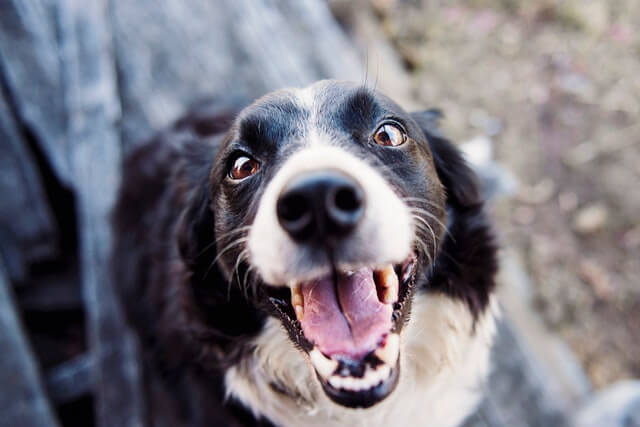
#> input picture Friday 08:30 - 10:30/E22CSEU1069_Adv_Cv_Labs/LAB 5/rgb_image.jpg, 640 x 427 px, given in place of Colour_Img.PNG, which was not available
$ python LAB1.py
#> lines starting #> are read from the running program, lines starting #| are printed output that depends on the picture; pictures that were not available may be replaced by others from this repository, and a replacement may not be noted
import numpy as np
import matplotlib.pyplot as plt

def transform(vertices, matrix):
    vertices_h = np.hstack((vertices, np.ones((vertices.shape[0], 1))))
    return (vertices_h @ matrix.T)[:, :2]

def translation_matrix(tx, ty):
    return np.array([[1, 0, tx], [0, 1, ty], [0, 0, 1]])

def scaling_matrix(sx, sy):
    return np.array([[sx, 0, 0], [0, sy, 0], [0, 0, 1]])

def rotation_matrix(angle_deg):
    angle_rad = np.radians(angle_deg)
    return np.array([[np.cos(angle_rad), -np.sin(angle_rad), 0],
                     [np.sin(angle_rad),  np.cos(angle_rad), 0],
                     [0, 0, 1]])

def reflection_matrix(axis):
    if axis == 'x':
        return np.array([[1, 0, 0], [0, -1, 0], [0, 0, 1]])
    elif axis == 'y':
        return np.array([[-1, 0, 0], [0, 1, 0], [0, 0, 1]])
    elif axis == 'origin':
        return np.array([[-1, 0, 0], [0, -1, 0], [0, 0, 1]])

def shearing_matrix(shx, shy):
    return np.array([[1, shx, 0], [shy, 1, 0], [0, 0, 1]])

def plot_shape(vertices, label, color='blue'):
    vertices = np.vstack((vertices, vertices[0]))
    plt.plot(vertices[:, 0], vertices[:, 1], marker='o', label=label, color=color)

if __name__ == "__main__":
    vertices = np.array([[0, 0], [2, 0], [2, 2], [0, 2]])

    plt.figure(figsize=(8, 6))
    plot_shape(vertices, "Original", "blue")

    translated = transform(vertices, translation_matrix(3, 2))
    scaled = transform(vertices, scaling_matrix(1.5, 0.5))
    rotated = transform(vertices, rotation_matrix(45))
    reflected = transform(vertices, reflection_matrix('x'))
    sheared = transform(vertices, shearing_matrix(1, 0.5))

    plot_shape(translated, "Translated (3,2)", "green")
    plot_shape(scaled, "Scaled (1.5,0.5)", "orange")
    plot_shape(rotated, "Rotated (45°)", "red")
    plot_shape(reflected, "Reflected (x-axis)", "purple")
    plot_shape(sheared, "Sheared (1,0.5)", "brown")

    composite = transform(vertices, translation_matrix(2, 1) @ scaling_matrix(1.2, 1.2))
    plot_shape(composite, "Composite (Translate + Scale)", "cyan")

    plt.gca().set_aspect('equal', adjustable='box')
    plt.legend()
    plt.title("2D Transformations")
    plt.xlabel("X-axis")
    plt.ylabel("Y-axis")
    plt.grid(True)
    plt.show()
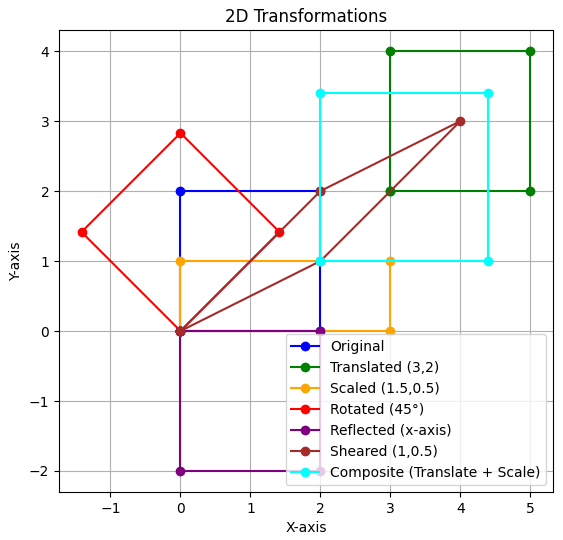
#> figure drawn by matplotlib, 1 panel

import cv2
import numpy as np

# Load the images
color_img = cv2.imread('Colour_Img.PNG')
#> color_img is the input picture: shape (427, 640, 3); mean B, G, R 127.7, 119, 122.2
gray_img = cv2.imread('GrayScale.PNG', 0)
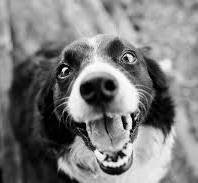
#> input picture Friday 08:30 - 10:30/E22CSEU1069_Adv_Cv_Labs/LAB_4/grayscale.jpg, 198 x 183 px, given in place of GrayScale.PNG, which was not available
#> gray_img is the input picture: shape (183, 198); min 0, max 255, mean 124.2

def show_image(title, img, wait_time=3000):
    cv2.imshow(title, img)
    cv2.waitKey(wait_time)
    cv2.destroyAllWindows()

# 1. Image Translation
def translate_image(img, tx, ty):
#> called with tx = 50, ty = 50
    rows, cols = img.shape[:2]
#> rows = 427; cols = 640
    translation_matrix = np.float32([[1, 0, tx], [0, 1, ty]])
    return cv2.warpAffine(img, translation_matrix, (cols, rows))

# 2. Reflection
def reflect_image(img, axis):
    if axis == 'x':
        return cv2.flip(img, 0)
    elif axis == 'y':
        return cv2.flip(img, 1)

# 3. Rotation
def rotate_image(img, angle):
#> called with angle = 45
    rows, cols = img.shape[:2]
#> rows = 427; cols = 640
    rotation_matrix = cv2.getRotationMatrix2D((cols/2, rows/2), angle, 1)
    return cv2.warpAffine(img, rotation_matrix, (cols, rows))
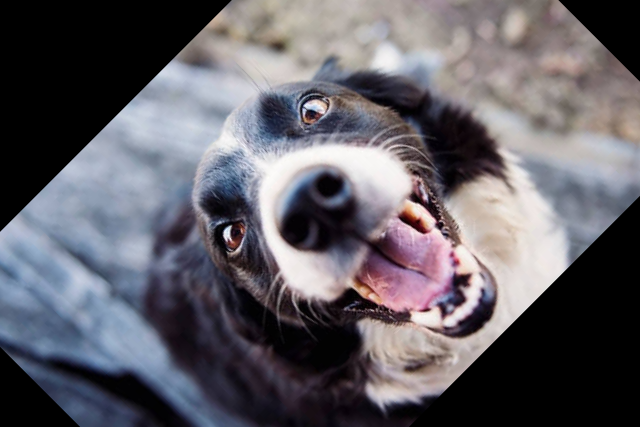
#> returned value: shape (427, 640, 3); mean of channels 0, 1, 2 102.6, 95.5, 98.2; drawn as B, G, R

# 4. Scaling
def scale_image(img, fx, fy):
#> called with fx = 0.5, fy = 0.5
    return cv2.resize(img, None, fx=fx, fy=fy, interpolation=cv2.INTER_LINEAR)
#> returned value: shape (214, 320, 3)

# 5. Cropping
def crop_image(img, x1, y1, x2, y2):
#> called with x1 = 50, y1 = 50, x2 = 200, y2 = 200
    return img[y1:y2, x1:x2]
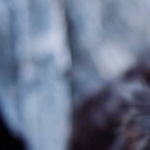
#> returned value: shape (150, 150, 3); mean of channels 0, 1, 2 141.5, 118.3, 106.8; drawn as B, G, R

# 6. Shearing in X-axis
def shear_image_x(img, shear_factor):
#> called with shear_factor = 0.5
    rows, cols = img.shape[:2]
#> rows = 427; cols = 640
    shearing_matrix = np.float32([[1, shear_factor, 0], [0, 1, 0]])
    return cv2.warpAffine(img, shearing_matrix, (cols, rows))
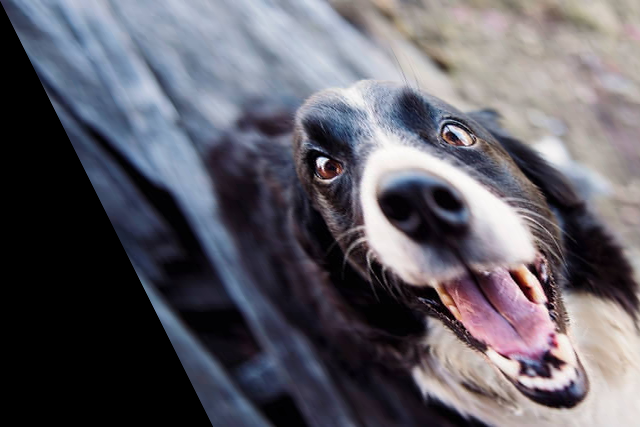
#> returned value: shape (427, 640, 3); mean of channels 0, 1, 2 102.2, 93.6, 95.8; drawn as B, G, R

# 7. Shearing in Y-axis
def shear_image_y(img, shear_factor):
#> called with shear_factor = 0.5
    rows, cols = img.shape[:2]
#> rows = 427; cols = 640
    shearing_matrix = np.float32([[1, 0, 0], [shear_factor, 1, 0]])
    return cv2.warpAffine(img, shearing_matrix, (cols, rows))
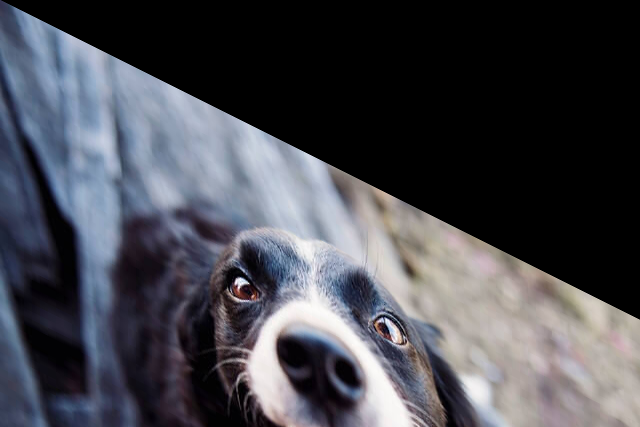
#> returned value: shape (427, 640, 3); mean of channels 0, 1, 2 79.8, 72.6, 71.7; drawn as B, G, R

# Example transformations
translated = translate_image(color_img, 50, 50)
rotated = rotate_image(color_img, 45)
scaled = scale_image(color_img, 0.5, 0.5)
cropped = crop_image(color_img, 50, 50, 200, 200)
sheared_x = shear_image_x(color_img, 0.5)
sheared_y = shear_image_y(color_img, 0.5)
reflected = reflect_image(color_img, 'x')
#> in reflect_image, `return cv2.flip(img, 0)`:
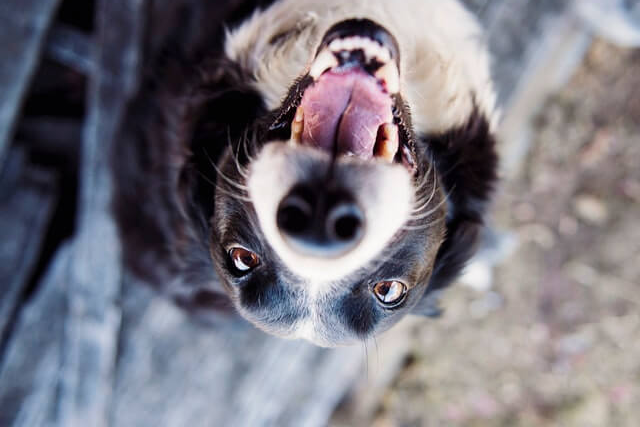
#> returned value: shape (427, 640, 3); mean of channels 0, 1, 2 127.7, 119, 122.2; drawn as B, G, R

# Display results
show_image("Translated Image", translated)
show_image("Rotated Image", rotated)
show_image("Scaled Image", scaled)
show_image("Cropped Image", cropped)
show_image("Sheared X Image", sheared_x)
show_image("Sheared Y Image", sheared_y)
show_image("Reflected Image", reflected)
